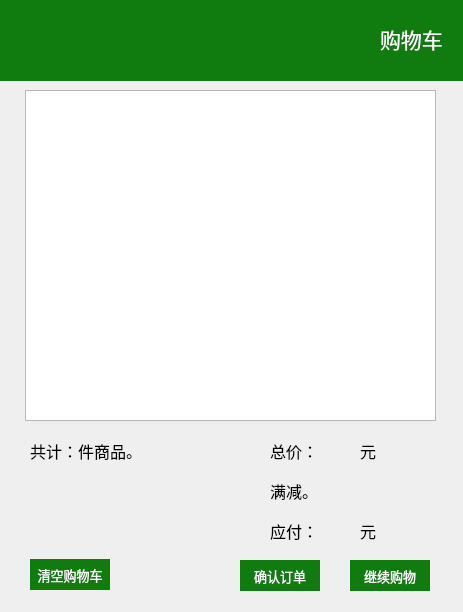
<?xml version="1.0" encoding="UTF-8"?>
<ui version="4.0">
 <class>cartDialog</class>
 <widget class="QDialog" name="cartDialog">
  <property name="geometry">
   <rect>
    <x>0</x>
    <y>0</y>
    <width>463</width>
    <height>612</height>
   </rect>
  </property>
  <property name="minimumSize">
   <size>
    <width>463</width>
    <height>612</height>
   </size>
  </property>
  <property name="maximumSize">
   <size>
    <width>463</width>
    <height>612</height>
   </size>
  </property>
  <property name="windowTitle">
   <string>购物车</string>
  </property>
  <widget class="QTableView" name="tableView">
   <property name="geometry">
    <rect>
     <x>25</x>
     <y>90</y>
     <width>411</width>
     <height>331</height>
    </rect>
   </property>
   <property name="selectionBehavior">
    <enum>QAbstractItemView::SelectRows</enum>
   </property>
  </widget>
  <widget class="QLabel" name="labelCount">
   <property name="geometry">
    <rect>
     <x>30</x>
     <y>430</y>
     <width>191</width>
     <height>41</height>
    </rect>
   </property>
   <property name="font">
    <font>
     <family>黑体</family>
     <pointsize>12</pointsize>
    </font>
   </property>
   <property name="text">
    <string>共计：件商品。</string>
   </property>
  </widget>
  <widget class="QLabel" name="label">
   <property name="geometry">
    <rect>
     <x>270</x>
     <y>430</y>
     <width>81</width>
     <height>41</height>
    </rect>
   </property>
   <property name="font">
    <font>
     <family>黑体</family>
     <pointsize>12</pointsize>
    </font>
   </property>
   <property name="text">
    <string>总价：</string>
   </property>
  </widget>
  <widget class="QLabel" name="labelTotal">
   <property name="geometry">
    <rect>
     <x>360</x>
     <y>430</y>
     <width>81</width>
     <height>41</height>
    </rect>
   </property>
   <property name="font">
    <font>
     <family>黑体</family>
     <pointsize>12</pointsize>
    </font>
   </property>
   <property name="text">
    <string>元</string>
   </property>
  </widget>
  <widget class="QPushButton" name="buttonComfirm">
   <property name="geometry">
    <rect>
     <x>240</x>
     <y>560</y>
     <width>80</width>
     <height>31</height>
    </rect>
   </property>
   <property name="font">
    <font>
     <family>黑体</family>
     <pointsize>10</pointsize>
    </font>
   </property>
   <property name="styleSheet">
    <string notr="true">color:white;background-color: rgb(16, 124, 15);border-style: solid</string>
   </property>
   <property name="text">
    <string>确认订单</string>
   </property>
  </widget>
  <widget class="QPushButton" name="buttonCancel">
   <property name="geometry">
    <rect>
     <x>350</x>
     <y>560</y>
     <width>80</width>
     <height>31</height>
    </rect>
   </property>
   <property name="font">
    <font>
     <family>黑体</family>
     <pointsize>10</pointsize>
    </font>
   </property>
   <property name="styleSheet">
    <string notr="true">color:white;background-color: rgb(16, 124, 15);border-style: solid</string>
   </property>
   <property name="text">
    <string>继续购物</string>
   </property>
  </widget>
  <widget class="QPushButton" name="buttonClear">
   <property name="geometry">
    <rect>
     <x>30</x>
     <y>559</y>
     <width>80</width>
     <height>31</height>
    </rect>
   </property>
   <property name="font">
    <font>
     <family>黑体</family>
     <pointsize>10</pointsize>
    </font>
   </property>
   <property name="styleSheet">
    <string notr="true">color:white;background-color: rgb(16, 124, 15);border-style: solid</string>
   </property>
   <property name="text">
    <string>清空购物车</string>
   </property>
  </widget>
  <widget class="QLabel" name="label_2">
   <property name="geometry">
    <rect>
     <x>270</x>
     <y>510</y>
     <width>54</width>
     <height>41</height>
    </rect>
   </property>
   <property name="font">
    <font>
     <family>黑体</family>
     <pointsize>12</pointsize>
    </font>
   </property>
   <property name="text">
    <string>应付：</string>
   </property>
  </widget>
  <widget class="QLabel" name="labelSale">
   <property name="geometry">
    <rect>
     <x>360</x>
     <y>510</y>
     <width>81</width>
     <height>41</height>
    </rect>
   </property>
   <property name="font">
    <font>
     <family>黑体</family>
     <pointsize>12</pointsize>
    </font>
   </property>
   <property name="text">
    <string>元</string>
   </property>
  </widget>
  <widget class="QLabel" name="labelEvent">
   <property name="geometry">
    <rect>
     <x>270</x>
     <y>480</y>
     <width>111</width>
     <height>21</height>
    </rect>
   </property>
   <property name="font">
    <font>
     <family>黑体</family>
     <pointsize>12</pointsize>
    </font>
   </property>
   <property name="text">
    <string>满减。</string>
   </property>
  </widget>
  <widget class="QLabel" name="label_10">
   <property name="geometry">
    <rect>
     <x>380</x>
     <y>15</y>
     <width>71</width>
     <height>48</height>
    </rect>
   </property>
   <property name="font">
    <font>
     <family>黑体</family>
     <pointsize>16</pointsize>
    </font>
   </property>
   <property name="styleSheet">
    <string notr="true">color:white;background-color: rgb(16, 124, 15);border-style: solid</string>
   </property>
   <property name="text">
    <string>购物车</string>
   </property>
  </widget>
  <widget class="QLabel" name="label_4">
   <property name="geometry">
    <rect>
     <x>330</x>
     <y>20</y>
     <width>48</width>
     <height>48</height>
    </rect>
   </property>
   <property name="text">
    <string/>
   </property>
   <property name="pixmap">
    <pixmap resource="icon.qrc">:/Icon/Icon/cart-white-48.png</pixmap>
   </property>
  </widget>
  <widget class="QLabel" name="label_9">
   <property name="geometry">
    <rect>
     <x>0</x>
     <y>0</y>
     <width>471</width>
     <height>81</height>
    </rect>
   </property>
   <property name="styleSheet">
    <string notr="true">color:white;background-color: rgb(16, 124, 15);border-style: solid</string>
   </property>
   <property name="text">
    <string/>
   </property>
  </widget>
  <zorder>label_9</zorder>
  <zorder>tableView</zorder>
  <zorder>labelCount</zorder>
  <zorder>label</zorder>
  <zorder>labelTotal</zorder>
  <zorder>buttonComfirm</zorder>
  <zorder>buttonCancel</zorder>
  <zorder>buttonClear</zorder>
  <zorder>label_2</zorder>
  <zorder>labelSale</zorder>
  <zorder>labelEvent</zorder>
  <zorder>label_10</zorder>
  <zorder>label_4</zorder>
 </widget>
 <tabstops>
  <tabstop>buttonCancel</tabstop>
  <tabstop>buttonComfirm</tabstop>
  <tabstop>buttonClear</tabstop>
  <tabstop>tableView</tabstop>
 </tabstops>
 <resources>
  <include location="icon.qrc"/>
 </resources>
 <connections/>
</ui>
